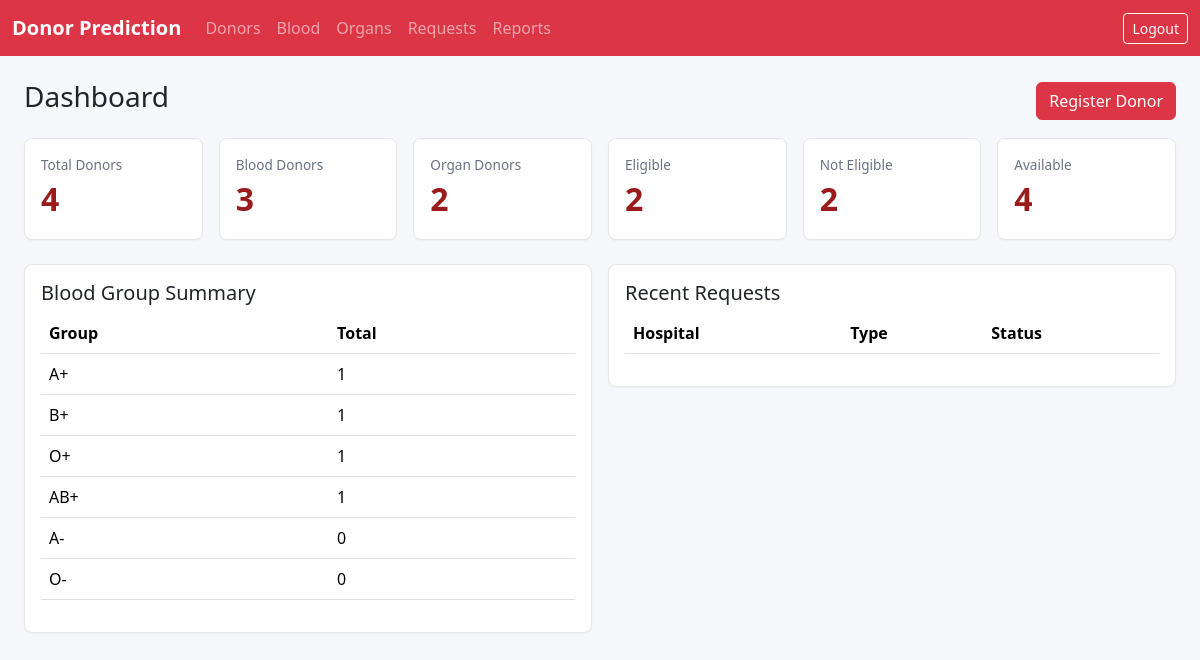
Screenshot of / (signed in) with the database file from the repository.
### donors/models.py (models this page shows, shortened)
class NamedMaster(models.Model):
    name = models.CharField(max_length=80, unique=True)
    is_active = models.BooleanField(default=True)
    class Meta:
        abstract = True
        ordering = ["name"]

class BloodGroup(NamedMaster):
    pass

### donors/views.py (the view)
# urls.py: path("", views.dashboard, name="dashboard"),
@login_required
def dashboard(request):
    donors = Donor.objects.all()
    context = {
        "total_donors": donors.count(),
        "blood_donors": donors.filter(donor_type__in=["Blood", "Both"]).count(),
        "organ_donors": donors.filter(donor_type__in=["Organ", "Both"]).count(),
        "eligible_donors": donors.filter(eligibility_status="Eligible").count(),
        "not_eligible_donors": donors.filter(eligibility_status="Not Eligible").count(),
        "available_donors": donors.filter(available=True).count(),
        "blood_summary": BloodGroup.objects.annotate(total=Count("donor")),
        "organ_summary": OrganType.objects.annotate(total=Count("organdonationprofile")),
        "recent_requests": DonationRequest.objects.select_related("city", "blood_group", "organ_type")[:5],
    }
    return render(request, "donors/dashboard.html", context)

### templates/donors/dashboard.html (shortened to what this page needs)
{% extends "base.html" %}
{% block content %}
<div class="d-flex justify-content-between align-items-center mb-3"><h1 class="h3">Dashboard</h1><a class="btn btn-danger" href="{% url 'donor_create' %}">Register Donor</a></div>
<div class="row g-3">
  <div class="col-md-2"><div class="metric"><span>Total Donors</span><strong>{{ total_donors }}</strong></div></div>
  <div class="col-md-2"><div class="metric"><span>Blood Donors</span><strong>{{ blood_donors }}</strong></div></div>
  <div class="col-md-2"><div class="metric"><span>Organ Donors</span><strong>{{ organ_donors }}</strong></div></div>
  <div class="col-md-2"><div class="metric"><span>Eligible</span><strong>{{ eligible_donors }}</strong></div></div>
  <div class="col-md-2"><div class="metric"><span>Not Eligible</span><strong>{{ not_eligible_donors }}</strong></div></div>
  <div class="col-md-2"><div class="metric"><span>Available</span><strong>{{ available_donors }}</strong></div></div>
</div>
<div class="row g-3 mt-2">
  <div class="col-lg-6"><section class="panel"><h2 class="h5">Blood Group Summary</h2><table class="table"><tr><th>Group</th><th>Total</th></tr>{% for item in blood_summary %}<tr><td>{{ item.name }}</td><td>{{ item.total }}</td></tr>{% endfor %}</table></section></div>
  <div class="col-lg-6"><section class="panel"><h2 class="h5">Recent Requests</h2><table class="table"><tr><th>Hospital</th><th>Type</th><th>Status</th></tr></table></section></div>
</div>
{% endblock %}

### templates/base.html (shortened to what this page needs)
{% load static %}
<!doctype html>
<html lang="en">
<head>
  <link href="https://cdn.jsdelivr.net/npm/bootstrap@5.3.3/dist/css/bootstrap.min.css" rel="stylesheet">
  <link href="{% static 'css/styles.css' %}" rel="stylesheet">
</head>
<body>
<nav class="navbar navbar-expand-lg navbar-dark bg-danger">
  <div class="container-fluid">
    <a class="navbar-brand fw-semibold" href="{% url 'dashboard' %}">Donor Prediction</a>
    <div class="collapse navbar-collapse" id="nav">
      <ul class="navbar-nav me-auto">
        <li class="nav-item"><a class="nav-link" href="{% url 'donor_list' %}">Donors</a></li>
        <li class="nav-item"><a class="nav-link" href="{% url 'blood_donors' %}">Blood</a></li>
        <li class="nav-item"><a class="nav-link" href="{% url 'organ_donors' %}">Organs</a></li>
        <li class="nav-item"><a class="nav-link" href="{% url 'request_list' %}">Requests</a></li>
        <li class="nav-item"><a class="nav-link" href="{% url 'reports' %}">Reports</a></li>
      </ul>
      {% if user.is_authenticated %}
      <form method="post" action="{% url 'logout' %}">{% csrf_token %}<button class="btn btn-outline-light btn-sm">Logout</button></form>
      {% endif %}
    </div>
  </div>
</nav>
<main class="container-fluid p-4">
  {% block content %}{% endblock %}
</main>
</body>
</html>

### static/css/styles.css (style rules this page uses)
body { background: #f6f7fb; }
.metric, .panel, .form-card, .login-panel { background: #fff; border: 1px solid #e5e7eb; border-radius: 8px; padding: 1rem; box-shadow: 0 1px 2px rgba(0,0,0,.04); }
.metric span { color: #6b7280; display: block; font-size: .85rem; }
.metric strong { font-size: 2rem; color: #991b1b; }

### rows the page displays
BloodGroup: name "A+", total "1"
BloodGroup: name "B+", total "1"
BloodGroup: name "O+", total "1"
BloodGroup: name "AB+", total "1"
BloodGroup: name "A-", total "0"
BloodGroup: name "O-", total "0"

### other values shown
{{ total_donors }} "4"
{{ blood_donors }} "3"
{{ organ_donors }} "2"
{{ eligible_donors }} "2"
{{ not_eligible_donors }} "2"
{{ available_donors }} "4"
